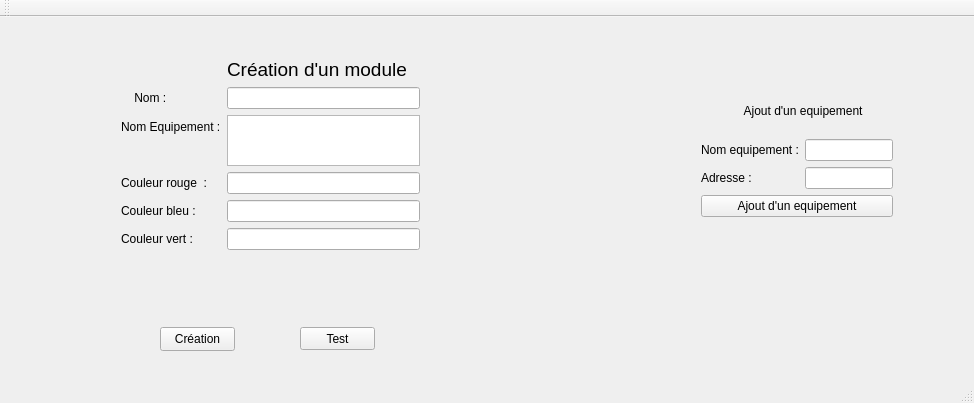
<?xml version="1.0" encoding="UTF-8"?>
<ui version="4.0">
 <class>WebediaClass</class>
 <widget class="QMainWindow" name="WebediaClass">
  <property name="geometry">
   <rect>
    <x>0</x>
    <y>0</y>
    <width>974</width>
    <height>403</height>
   </rect>
  </property>
  <property name="windowTitle">
   <string>Webedia</string>
  </property>
  <widget class="QWidget" name="centralWidget">
   <widget class="QLabel" name="label_afficheresultat">
    <property name="geometry">
     <rect>
      <x>480</x>
      <y>240</y>
      <width>471</width>
      <height>21</height>
     </rect>
    </property>
    <property name="text">
     <string/>
    </property>
   </widget>
   <widget class="QPushButton" name="pushButton_creation">
    <property name="geometry">
     <rect>
      <x>160</x>
      <y>310</y>
      <width>75</width>
      <height>24</height>
     </rect>
    </property>
    <property name="text">
     <string>Création</string>
    </property>
   </widget>
   <widget class="QLabel" name="label_bdd">
    <property name="geometry">
     <rect>
      <x>470</x>
      <y>300</y>
      <width>491</width>
      <height>41</height>
     </rect>
    </property>
    <property name="text">
     <string/>
    </property>
   </widget>
   <widget class="QWidget" name="verticalLayoutWidget">
    <property name="geometry">
     <rect>
      <x>690</x>
      <y>60</y>
      <width>214</width>
      <height>151</height>
     </rect>
    </property>
    <layout class="QVBoxLayout" name="verticalLayout_equipement">
     <item>
      <widget class="QLabel" name="label_ajout_equipement">
       <property name="font">
        <font>
         <pointsize>9</pointsize>
        </font>
       </property>
       <property name="text">
        <string>             Ajout d'un equipement</string>
       </property>
      </widget>
     </item>
     <item>
      <layout class="QFormLayout" name="formLayout">
       <item row="0" column="0">
        <widget class="QLabel" name="label_nom_equipement_2">
         <property name="text">
          <string>Nom equipement :</string>
         </property>
        </widget>
       </item>
       <item row="1" column="0">
        <widget class="QLabel" name="label_adresse_equipement">
         <property name="text">
          <string>Adresse :</string>
         </property>
        </widget>
       </item>
       <item row="0" column="1">
        <widget class="QLineEdit" name="lineEdit_nom_equipement"/>
       </item>
       <item row="1" column="1">
        <widget class="QLineEdit" name="lineEdit_adresse_equipement"/>
       </item>
      </layout>
     </item>
     <item>
      <widget class="QPushButton" name="pushButton_ajout_equipement">
       <property name="text">
        <string>Ajout d'un equipement</string>
       </property>
      </widget>
     </item>
    </layout>
   </widget>
   <widget class="QPushButton" name="pushButton_test">
    <property name="geometry">
     <rect>
      <x>300</x>
      <y>310</y>
      <width>75</width>
      <height>23</height>
     </rect>
    </property>
    <property name="text">
     <string>Test</string>
    </property>
   </widget>
   <widget class="QWidget" name="formLayoutWidget">
    <property name="geometry">
     <rect>
      <x>110</x>
      <y>30</y>
      <width>321</width>
      <height>214</height>
     </rect>
    </property>
    <layout class="QFormLayout" name="formLayout_creation">
     <item row="2" column="0">
      <widget class="QLabel" name="label_nom">
       <property name="text">
        <string>    Nom :</string>
       </property>
      </widget>
     </item>
     <item row="2" column="1">
      <widget class="QLineEdit" name="lineEdit_nom_module"/>
     </item>
     <item row="3" column="0">
      <widget class="QLabel" name="label_nom_equipement">
       <property name="text">
        <string>Nom Equipement :</string>
       </property>
      </widget>
     </item>
     <item row="3" column="1">
      <widget class="QListWidget" name="listWidget_nom_Equipement"/>
     </item>
     <item row="4" column="0">
      <widget class="QLabel" name="label_couleu_rouge">
       <property name="text">
        <string>Couleur rouge  :</string>
       </property>
      </widget>
     </item>
     <item row="4" column="1">
      <widget class="QLineEdit" name="lineEdit_couleeur_rouge"/>
     </item>
     <item row="5" column="0">
      <widget class="QLabel" name="label_couleur_bleu">
       <property name="text">
        <string>Couleur bleu :</string>
       </property>
      </widget>
     </item>
     <item row="5" column="1">
      <widget class="QLineEdit" name="lineEdit_couleur_bleu"/>
     </item>
     <item row="6" column="0">
      <widget class="QLabel" name="label_couleur_vert">
       <property name="text">
        <string>Couleur vert :</string>
       </property>
      </widget>
     </item>
     <item row="6" column="1">
      <widget class="QLineEdit" name="lineEdit_couleur_vert"/>
     </item>
     <item row="1" column="1">
      <widget class="QLabel" name="label_creation_module">
       <property name="sizePolicy">
        <sizepolicy hsizetype="Preferred" vsizetype="Preferred">
         <horstretch>0</horstretch>
         <verstretch>0</verstretch>
        </sizepolicy>
       </property>
       <property name="font">
        <font>
         <pointsize>14</pointsize>
        </font>
       </property>
       <property name="text">
        <string>Création d'un module</string>
       </property>
      </widget>
     </item>
    </layout>
   </widget>
  </widget>
  <widget class="QMenuBar" name="menuBar">
   <property name="geometry">
    <rect>
     <x>0</x>
     <y>0</y>
     <width>974</width>
     <height>21</height>
    </rect>
   </property>
  </widget>
  <widget class="QToolBar" name="mainToolBar">
   <attribute name="toolBarArea">
    <enum>TopToolBarArea</enum>
   </attribute>
   <attribute name="toolBarBreak">
    <bool>false</bool>
   </attribute>
  </widget>
  <widget class="QStatusBar" name="statusBar"/>
  <action name="actionCr_ation">
   <property name="text">
    <string>Ajout</string>
   </property>
  </action>
  <action name="actionModifier">
   <property name="text">
    <string>Modifier</string>
   </property>
  </action>
  <action name="actionSupprimer">
   <property name="text">
    <string>Supprimer</string>
   </property>
  </action>
  <action name="actionCr_ation_2">
   <property name="text">
    <string>Création</string>
   </property>
  </action>
  <action name="actionModifier_2">
   <property name="text">
    <string>Modifier</string>
   </property>
  </action>
  <action name="actionSupprimer_2">
   <property name="text">
    <string>Supprimer</string>
   </property>
  </action>
  <action name="actionAffiche">
   <property name="text">
    <string>Affiche</string>
   </property>
  </action>
  <action name="actionAffiche_2">
   <property name="text">
    <string>Affiche</string>
   </property>
  </action>
 </widget>
 <layoutdefault spacing="6" margin="11"/>
 <resources>
  <include location="Webedia.qrc"/>
 </resources>
 <connections>
  <connection>
   <sender>pushButton_creation</sender>
   <signal>clicked()</signal>
   <receiver>WebediaClass</receiver>
   <slot>onCreationButtonClicked()</slot>
   <hints>
    <hint type="sourcelabel">
     <x>187</x>
     <y>195</y>
    </hint>
    <hint type="destinationlabel">
     <x>299</x>
     <y>199</y>
    </hint>
   </hints>
  </connection>
  <connection>
   <sender>listWidget_nom_Equipement</sender>
   <signal>itemClicked(QListWidgetItem*)</signal>
   <receiver>WebediaClass</receiver>
   <slot>onListWidgetClicked()</slot>
   <hints>
    <hint type="sourcelabel">
     <x>215</x>
     <y>153</y>
    </hint>
    <hint type="destinationlabel">
     <x>299</x>
     <y>201</y>
    </hint>
   </hints>
  </connection>
  <connection>
   <sender>pushButton_ajout_equipement</sender>
   <signal>clicked()</signal>
   <receiver>WebediaClass</receiver>
   <slot>onAjoutEquipementButtonClicked()</slot>
   <hints>
    <hint type="sourcelabel">
     <x>785</x>
     <y>231</y>
    </hint>
    <hint type="destinationlabel">
     <x>485</x>
     <y>201</y>
    </hint>
   </hints>
  </connection>
 </connections>
 <slots>
  <slot>onCreationButtonClicked()</slot>
  <slot>onListWidgetClicked()</slot>
  <slot>onAjoutEquipementButtonClicked()</slot>
 </slots>
</ui>
